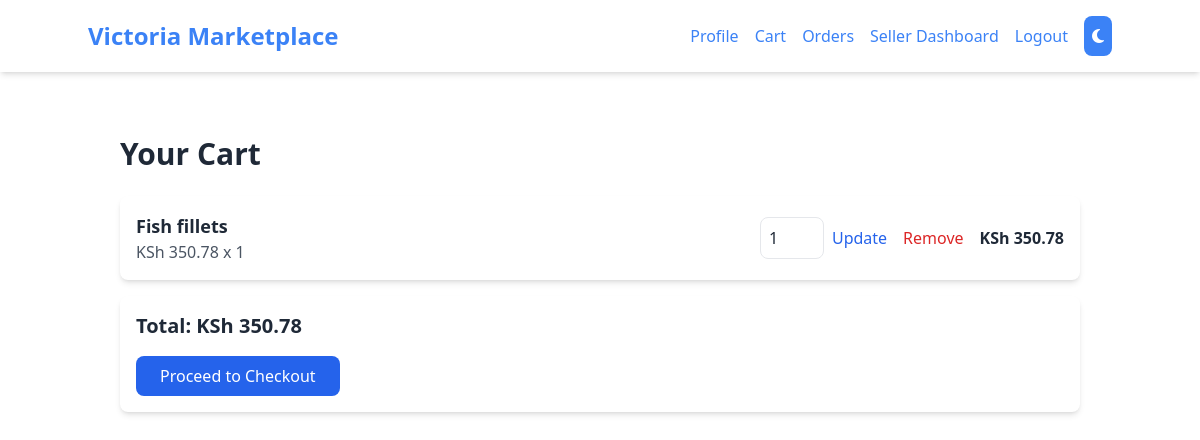
The app's page /cart/ (signed in), older data.
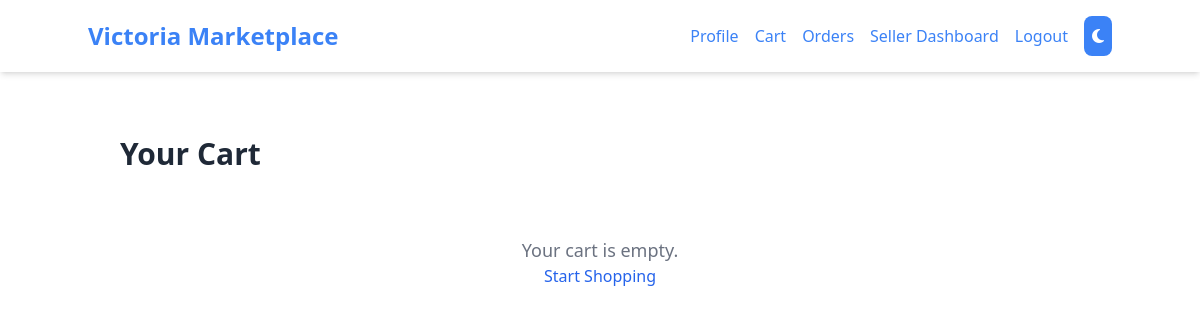
The same page, newer data.
### marketplace/models.py (models this page shows, shortened)
class CartItem(models.Model):
    cart = models.ForeignKey(Cart, on_delete=models.CASCADE, related_name='items', null=True)
    product = models.ForeignKey(Product, on_delete=models.CASCADE)
    quantity = models.PositiveIntegerField(default=1)

class Product(models.Model):
    name = models.CharField(max_length=200)
    description = models.TextField(blank=True)
    price = models.DecimalField(max_digits=10, decimal_places=2)
    category = models.ForeignKey(Category, on_delete=models.SET_NULL, null=True, blank=True)
    seller = models.ForeignKey(User, on_delete=models.CASCADE, related_name='products')
    image = models.ImageField(upload_to='products/', null=True, blank=True)
    created_at = models.DateTimeField(auto_now_add=True)
    rating = models.DecimalField(max_digits=3, decimal_places=1, default=0.0)

### marketplace/views.py (the view, shortened to what this page needs)
# urls.py: path('cart/', views.cart, name='cart'),
@login_required
def cart(request):
    cart = Cart.objects.filter(user=request.user).first()
    cart_items = CartItem.objects.filter(cart=cart) if cart else []
    cart_items_with_subtotal = [
        {'item': item, 'subtotal': item.product.price * item.quantity}
        for item in cart_items
    ]
    cart_total = sum(item['subtotal'] for item in cart_items_with_subtotal) if cart_items else 0
    return render(request, 'marketplace/cart.html', {
        'cart_items_with_subtotal': cart_items_with_subtotal,
        'cart_total': cart_total,
    })

### templates/marketplace/cart.html (shortened to what this page needs)
{% extends 'base.html' %}
{% block content %}
    <div class="container mx-auto px-4 py-8">
        <h1 class="text-3xl font-semibold text-gray-800 mb-6">Your Cart</h1>
        {% if cart_items_with_subtotal %}
            <div class="space-y-4">
                {% for entry in cart_items_with_subtotal %}
                    <div class="bg-white rounded-lg shadow-md p-4 flex flex-col sm:flex-row items-center justify-between gap-4 transform transition-all duration-300 hover:shadow-xl">
                        <div class="flex-1">
                            <h2 class="text-lg font-semibold text-gray-800">{{ entry.item.product.name }}</h2>
                            <p class="text-gray-600">KSh {{ entry.item.product.price }} x {{ entry.item.quantity }}</p>
                        </div>
                        <div class="flex items-center space-x-4">
                            <form method="post" class="flex items-center gap-2">
                                <input type="number" name="quantity" value="{{ entry.item.quantity }}" min="0" class="w-16 p-2 border rounded-lg focus:outline-none focus:ring-2 focus:ring-blue-500">
                                <button type="submit" class="text-blue-600 hover:underline">Update</button>
                            </form>
                            <form method="post">
                                <button type="submit" class="text-red-600 hover:underline">Remove</button>
                            </form>
                        </div>
                        <p class="text-gray-800 font-bold">KSh {{ entry.subtotal }}</p>
                    </div>
                {% endfor %}
                <div class="mt-6 bg-white p-4 rounded-lg shadow-md">
                    <h2 class="text-xl font-semibold text-gray-800">Total: KSh {{ cart_total }}</h2>
                    <a href="{% url 'marketplace:checkout' %}" class="mt-4 inline-block bg-blue-600 text-white py-2 px-6 rounded-lg hover:bg-blue-700 transition-colors duration-300">
                        Proceed to Checkout
                    </a>
                </div>
            </div>
        {% else %}
            <div class="text-center py-10">
                <p class="text-gray-500 text-lg">Your cart is empty.</p>
                <a href="{% url 'marketplace:home' %}" class="text-blue-600 hover:underline">Start Shopping</a>
            </div>
        {% endif %}
    </div>
{% endblock %}

Row changes from the older to the newer data that the page shows:
removed CartItem: item.product.name "Fish fillets", item.product.price "350.78", item.quantity "1", quantity "1", subtotal "350.78"
Text that changed along with them:
{{ cart_total }}: "350.78" → (not shown)
text no longer shown: "Total: KSh Proceed to Checkout"
text now shown: "Your cart is empty. Start Shopping"
